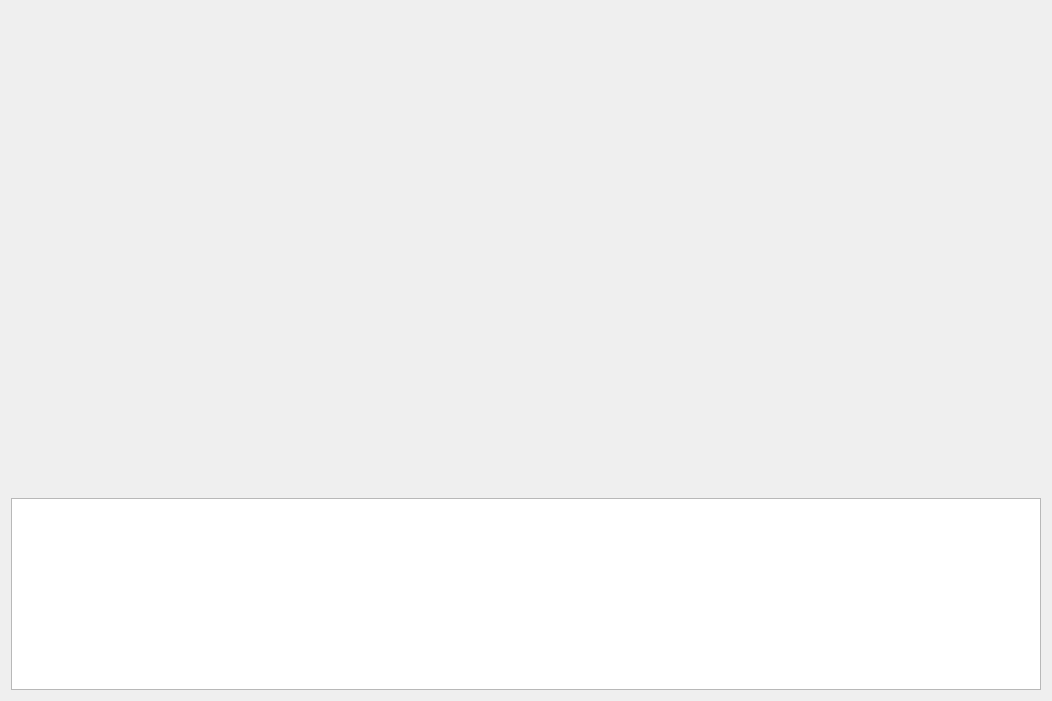
<?xml version="1.0" encoding="UTF-8"?>
<ui version="4.0">
 <class>MainWindow</class>
 <widget class="QMainWindow" name="MainWindow">
  <property name="geometry">
   <rect>
    <x>0</x>
    <y>0</y>
    <width>1052</width>
    <height>701</height>
   </rect>
  </property>
  <property name="windowTitle">
   <string>MainWindow</string>
  </property>
  <widget class="QWidget" name="centralWidget">
   <layout class="QVBoxLayout" name="verticalLayout" stretch="5,2">
    <item>
     <widget class="QCustomPlot" name="sensorPlot" native="true">
      <property name="autoFillBackground">
       <bool>true</bool>
      </property>
     </widget>
    </item>
    <item>
     <widget class="QPlainTextEdit" name="logger"/>
    </item>
   </layout>
  </widget>
 </widget>
 <layoutdefault spacing="6" margin="11"/>
 <customwidgets>
  <customwidget>
   <class>QCustomPlot</class>
   <extends>QWidget</extends>
   <header>qcustomplot.h</header>
   <container>1</container>
  </customwidget>
 </customwidgets>
 <resources/>
 <connections/>
</ui>
